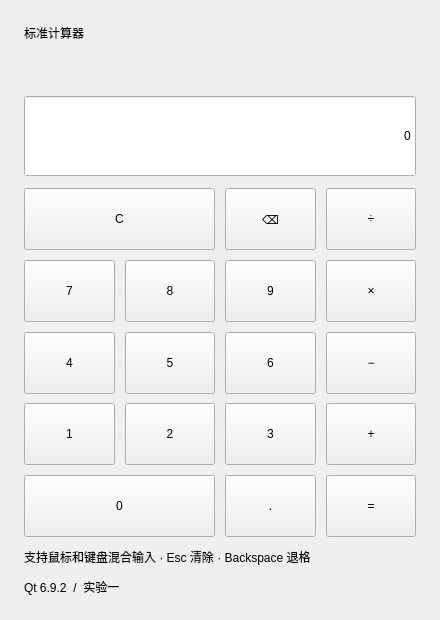
<?xml version="1.0" encoding="UTF-8"?>
<ui version="4.0"><class>Calculator</class><widget class="QWidget" name="Calculator">
<property name="geometry"><rect><x>0</x><y>0</y><width>440</width><height>620</height></rect></property>
<property name="minimumSize"><size><width>400</width><height>580</height></size></property>
<property name="windowTitle"><string>Calculator</string></property>
<layout class="QVBoxLayout" name="mainLayout">
<property name="spacing"><number>12</number></property>
<property name="leftMargin"><number>24</number></property><property name="topMargin"><number>24</number></property>
<property name="rightMargin"><number>24</number></property><property name="bottomMargin"><number>24</number></property>
<item><widget class="QLabel" name="titleLabel"><property name="text"><string>标准计算器</string></property></widget></item>
<item><widget class="QLabel" name="expressionLabel"><property name="minimumSize"><size><width>0</width><height>30</height></size></property><property name="text"><string/></property><property name="alignment"><set>Qt::AlignRight|Qt::AlignVCenter</set></property></widget></item>
<item><widget class="QLineEdit" name="displayEdit"><property name="minimumSize"><size><width>0</width><height>80</height></size></property><property name="text"><string>0</string></property><property name="readOnly"><bool>true</bool></property><property name="alignment"><set>Qt::AlignRight</set></property></widget></item>
<item><layout class="QGridLayout" name="keypadLayout"><property name="spacing"><number>10</number></property>
<item row="0" column="0" colspan="2"><widget class="QPushButton" name="buttonClear">
<property name="minimumSize"><size><width>0</width><height>62</height></size></property>
<property name="sizePolicy"><sizepolicy hsizetype="Expanding" vsizetype="Expanding"><horstretch>0</horstretch><verstretch>0</verstretch></sizepolicy></property>
<property name="text"><string>C</string></property>
<property name="inputToken" stdset="0"><string>C</string></property></widget></item>
<item row="0" column="2" colspan="1"><widget class="QPushButton" name="buttonBackspace">
<property name="minimumSize"><size><width>0</width><height>62</height></size></property>
<property name="sizePolicy"><sizepolicy hsizetype="Expanding" vsizetype="Expanding"><horstretch>0</horstretch><verstretch>0</verstretch></sizepolicy></property>
<property name="text"><string>⌫</string></property>
<property name="inputToken" stdset="0"><string>Backspace</string></property></widget></item>
<item row="0" column="3" colspan="1"><widget class="QPushButton" name="buttonDivide">
<property name="minimumSize"><size><width>0</width><height>62</height></size></property>
<property name="sizePolicy"><sizepolicy hsizetype="Expanding" vsizetype="Expanding"><horstretch>0</horstretch><verstretch>0</verstretch></sizepolicy></property>
<property name="text"><string>÷</string></property>
<property name="inputToken" stdset="0"><string>/</string></property></widget></item>
<item row="1" column="0" colspan="1"><widget class="QPushButton" name="button7">
<property name="minimumSize"><size><width>0</width><height>62</height></size></property>
<property name="sizePolicy"><sizepolicy hsizetype="Expanding" vsizetype="Expanding"><horstretch>0</horstretch><verstretch>0</verstretch></sizepolicy></property>
<property name="text"><string>7</string></property>
<property name="inputToken" stdset="0"><string>7</string></property></widget></item>
<item row="1" column="1" colspan="1"><widget class="QPushButton" name="button8">
<property name="minimumSize"><size><width>0</width><height>62</height></size></property>
<property name="sizePolicy"><sizepolicy hsizetype="Expanding" vsizetype="Expanding"><horstretch>0</horstretch><verstretch>0</verstretch></sizepolicy></property>
<property name="text"><string>8</string></property>
<property name="inputToken" stdset="0"><string>8</string></property></widget></item>
<item row="1" column="2" colspan="1"><widget class="QPushButton" name="button9">
<property name="minimumSize"><size><width>0</width><height>62</height></size></property>
<property name="sizePolicy"><sizepolicy hsizetype="Expanding" vsizetype="Expanding"><horstretch>0</horstretch><verstretch>0</verstretch></sizepolicy></property>
<property name="text"><string>9</string></property>
<property name="inputToken" stdset="0"><string>9</string></property></widget></item>
<item row="1" column="3" colspan="1"><widget class="QPushButton" name="buttonMultiply">
<property name="minimumSize"><size><width>0</width><height>62</height></size></property>
<property name="sizePolicy"><sizepolicy hsizetype="Expanding" vsizetype="Expanding"><horstretch>0</horstretch><verstretch>0</verstretch></sizepolicy></property>
<property name="text"><string>×</string></property>
<property name="inputToken" stdset="0"><string>*</string></property></widget></item>
<item row="2" column="0" colspan="1"><widget class="QPushButton" name="button4">
<property name="minimumSize"><size><width>0</width><height>62</height></size></property>
<property name="sizePolicy"><sizepolicy hsizetype="Expanding" vsizetype="Expanding"><horstretch>0</horstretch><verstretch>0</verstretch></sizepolicy></property>
<property name="text"><string>4</string></property>
<property name="inputToken" stdset="0"><string>4</string></property></widget></item>
<item row="2" column="1" colspan="1"><widget class="QPushButton" name="button5">
<property name="minimumSize"><size><width>0</width><height>62</height></size></property>
<property name="sizePolicy"><sizepolicy hsizetype="Expanding" vsizetype="Expanding"><horstretch>0</horstretch><verstretch>0</verstretch></sizepolicy></property>
<property name="text"><string>5</string></property>
<property name="inputToken" stdset="0"><string>5</string></property></widget></item>
<item row="2" column="2" colspan="1"><widget class="QPushButton" name="button6">
<property name="minimumSize"><size><width>0</width><height>62</height></size></property>
<property name="sizePolicy"><sizepolicy hsizetype="Expanding" vsizetype="Expanding"><horstretch>0</horstretch><verstretch>0</verstretch></sizepolicy></property>
<property name="text"><string>6</string></property>
<property name="inputToken" stdset="0"><string>6</string></property></widget></item>
<item row="2" column="3" colspan="1"><widget class="QPushButton" name="buttonSubtract">
<property name="minimumSize"><size><width>0</width><height>62</height></size></property>
<property name="sizePolicy"><sizepolicy hsizetype="Expanding" vsizetype="Expanding"><horstretch>0</horstretch><verstretch>0</verstretch></sizepolicy></property>
<property name="text"><string>−</string></property>
<property name="inputToken" stdset="0"><string>-</string></property></widget></item>
<item row="3" column="0" colspan="1"><widget class="QPushButton" name="button1">
<property name="minimumSize"><size><width>0</width><height>62</height></size></property>
<property name="sizePolicy"><sizepolicy hsizetype="Expanding" vsizetype="Expanding"><horstretch>0</horstretch><verstretch>0</verstretch></sizepolicy></property>
<property name="text"><string>1</string></property>
<property name="inputToken" stdset="0"><string>1</string></property></widget></item>
<item row="3" column="1" colspan="1"><widget class="QPushButton" name="button2">
<property name="minimumSize"><size><width>0</width><height>62</height></size></property>
<property name="sizePolicy"><sizepolicy hsizetype="Expanding" vsizetype="Expanding"><horstretch>0</horstretch><verstretch>0</verstretch></sizepolicy></property>
<property name="text"><string>2</string></property>
<property name="inputToken" stdset="0"><string>2</string></property></widget></item>
<item row="3" column="2" colspan="1"><widget class="QPushButton" name="button3">
<property name="minimumSize"><size><width>0</width><height>62</height></size></property>
<property name="sizePolicy"><sizepolicy hsizetype="Expanding" vsizetype="Expanding"><horstretch>0</horstretch><verstretch>0</verstretch></sizepolicy></property>
<property name="text"><string>3</string></property>
<property name="inputToken" stdset="0"><string>3</string></property></widget></item>
<item row="3" column="3" colspan="1"><widget class="QPushButton" name="buttonAdd">
<property name="minimumSize"><size><width>0</width><height>62</height></size></property>
<property name="sizePolicy"><sizepolicy hsizetype="Expanding" vsizetype="Expanding"><horstretch>0</horstretch><verstretch>0</verstretch></sizepolicy></property>
<property name="text"><string>+</string></property>
<property name="inputToken" stdset="0"><string>+</string></property></widget></item>
<item row="4" column="0" colspan="2"><widget class="QPushButton" name="button0">
<property name="minimumSize"><size><width>0</width><height>62</height></size></property>
<property name="sizePolicy"><sizepolicy hsizetype="Expanding" vsizetype="Expanding"><horstretch>0</horstretch><verstretch>0</verstretch></sizepolicy></property>
<property name="text"><string>0</string></property>
<property name="inputToken" stdset="0"><string>0</string></property></widget></item>
<item row="4" column="2" colspan="1"><widget class="QPushButton" name="buttonDecimal">
<property name="minimumSize"><size><width>0</width><height>62</height></size></property>
<property name="sizePolicy"><sizepolicy hsizetype="Expanding" vsizetype="Expanding"><horstretch>0</horstretch><verstretch>0</verstretch></sizepolicy></property>
<property name="text"><string>.</string></property>
<property name="inputToken" stdset="0"><string>.</string></property></widget></item>
<item row="4" column="3" colspan="1"><widget class="QPushButton" name="buttonEquals">
<property name="minimumSize"><size><width>0</width><height>62</height></size></property>
<property name="sizePolicy"><sizepolicy hsizetype="Expanding" vsizetype="Expanding"><horstretch>0</horstretch><verstretch>0</verstretch></sizepolicy></property>
<property name="text"><string>=</string></property>
<property name="inputToken" stdset="0"><string>=</string></property></widget></item>
</layout></item><item><widget class="QLabel" name="hintLabel"><property name="text"><string>支持鼠标和键盘混合输入 · Esc 清除 · Backspace 退格</string></property><property name="wordWrap"><bool>true</bool></property></widget></item>
<item><widget class="QLabel" name="versionLabel"><property name="text"><string>Qt 6.9.2  /  实验一</string></property></widget></item>
</layout></widget><resources/><connections/></ui>
